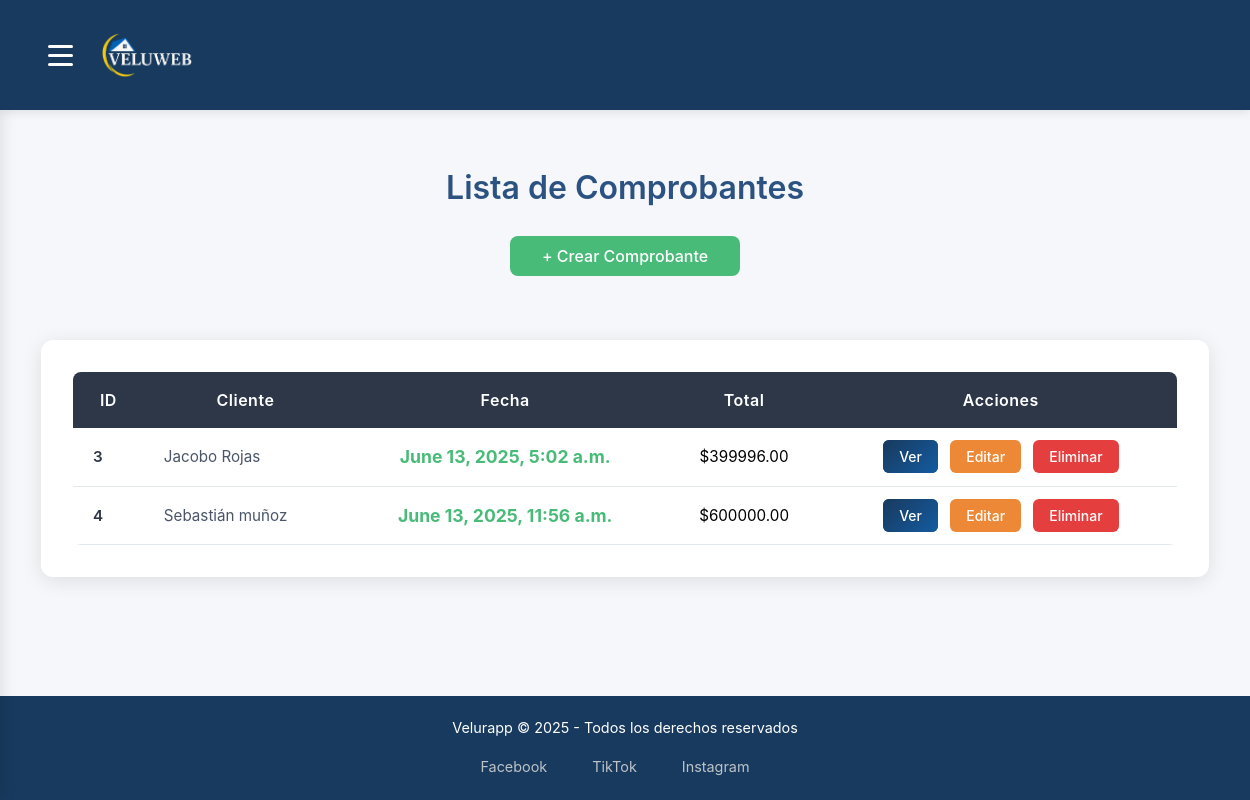
The app's page /facturas/ (signed in), older data.
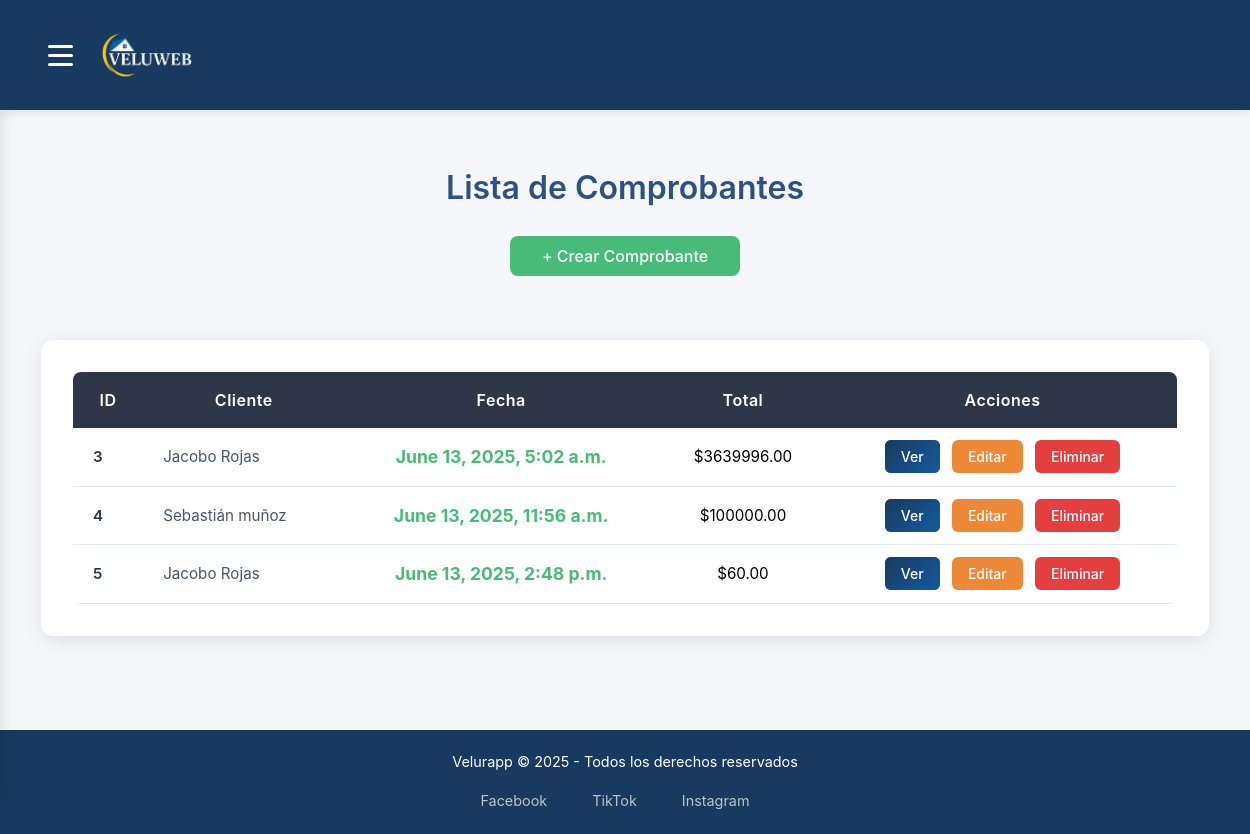
The same page, newer data.
### todo/models.py (models this page shows, shortened)
class Factura(models.Model):
    cliente = models.ForeignKey(Cliente, on_delete=models.CASCADE)
    fecha = models.DateTimeField(default=timezone.now)
    def total(self):
        return sum(item.subtotal() for item in self.detallefactura_set.all())

class Cliente(models.Model):
    nombre = models.CharField(max_length=100)
    apellido = models.CharField(max_length=100)
    correo = models.EmailField(unique=True)
    telefono = models.CharField(max_length=15)
    def __str__(self):
        return f"{self.nombre} {self.apellido}"
    class Meta:
        ordering = ['id']

class DetalleFactura(models.Model):
    factura = models.ForeignKey(Factura, on_delete=models.CASCADE)
    producto = models.ForeignKey(Producto, on_delete=models.CASCADE)
    cantidad = models.PositiveIntegerField()
    precio_unitario = models.DecimalField(max_digits=10, decimal_places=2)
    def subtotal(self):
        return self.cantidad * self.precio_unitario

### todo/views.py (the view)
# urls.py: path('facturas/', views.lista_facturas, name='lista_facturas'),
@login_required
def lista_facturas(request):
    facturas = Factura.objects.all()
    return render(request, 'facturas/lista.html', {'facturas': facturas})

### todo/templates/facturas/lista.html
{% extends "todo/layout2.html" %}
{% block content %}
<div class="container mt-4">
    <h1 class="mb-4">Lista de Comprobantes</h1>
    <div class="d-flex justify-content-center mb-4">
        <a href="{% url 'crear_factura' %}" class="btn btn-success">+ Crear Comprobante</a>
    </div>
    <div class="table-container">
        <table class="table table-bordered table-hover">
            <thead class="table-dark">
                <tr>
                    <th>ID</th>
                    <th>Cliente</th>
                    <th>Fecha</th>
                    <th>Total</th>
                    <th>Acciones</th>
                </tr>
            </thead>
            <tbody>
                {% for factura in facturas %}
                <tr>
                    <td>{{ factura.id }}</td>
                    <td>{{ factura.cliente }}</td>
                    <td>{{ factura.fecha }}</td>
                    <td>${{ factura.total }}</td>
                    <td>
                        <a href="{% url 'detalle_factura' factura.id %}" class="btn btn-primary btn-sm">Ver</a>
                        <a href="{% url 'editar_factura' factura.id %}" class="btn btn-warning btn-sm">Editar</a>
                        <a href="{% url 'eliminar_factura' factura.id %}" class="btn btn-danger btn-sm">Eliminar</a>
                    </td>
                </tr>
                {% empty %}
                <tr>
                    <td colspan="5">No hay comprobantes registrados.</td>
                </tr>
                {% endfor %}
            </tbody>
        </table>
    </div>
</div>
{% endblock %}

Row changes from the older to the newer data that the page shows:
changed through a linked row, Factura "June 13, 2025, 5:02 a.m.": total "399996.00" → "3639996.00"
changed through a linked row, Factura "June 13, 2025, 11:56 a.m.": total "600000.00" → "100000.00"
added Factura: id "5", cliente "Jacobo Rojas", fecha "June 13, 2025, 2:48 p.m.", total "60.00"
